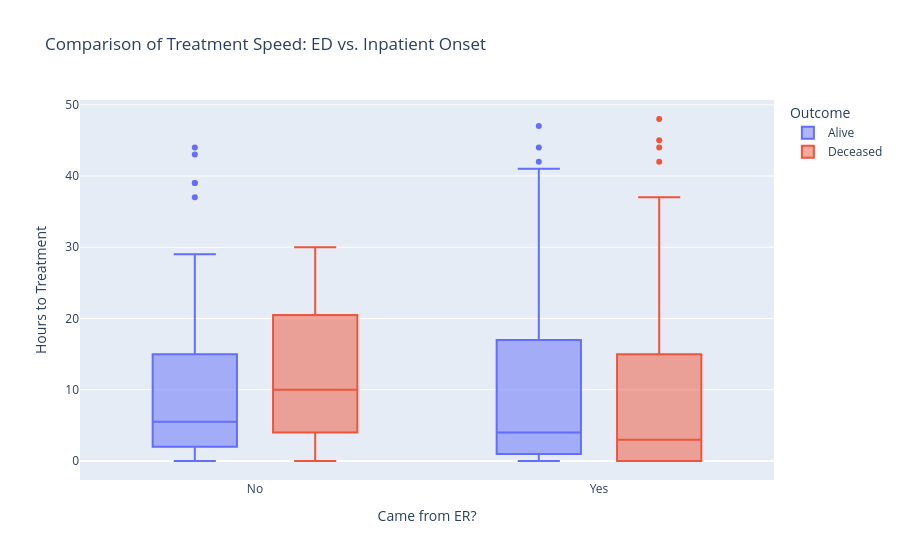

Notebook code for this chart:
### Code cell
fig_box = px.box(
    df_plot, 
    x="Admitted_From_ED", 
    y="Hours_to_Action", 
    color="Outcome",
    title="Comparison of Treatment Speed: ED vs. Inpatient Onset",
    labels={"Admitted_From_ED": "Came from ER?", "Hours_to_Action": "Hours to Treatment"},
    points="outliers" # Only show outliers as dots
)

fig_box.show()

### Figure 1 — Plotly figure (JSON) as saved in the notebook; plotly's stock layout.template omitted (floating-point values rounded to 4 significant figures; data arrays with more than 128 entries replaced by an {"elided": "..."} marker saying what was removed)
{"data": [{"alignmentgroup": "True", "boxpoints": "outliers", "hovertemplate": "Outcome=Alive<br>Came from ER?=%{x}<br>Hours to Treatment=%{y}<extra></extra>", "legendgroup": "Alive", "marker": {"color": "#636efa"}, "name": "Alive", "notched": false, "offsetgroup": "Alive", "orientation": "v", "showlegend": true, "type": "box", "x": {"elided": "171 str values"}, "x0": " ", "xaxis": "x", "y": {"elided": "171 int values"}, "y0": " ", "yaxis": "y"}, {"alignmentgroup": "True", "boxpoints": "outliers", "hovertemplate": "Outcome=Deceased<br>Came from ER?=%{x}<br>Hours to Treatment=%{y}<extra></extra>", "legendgroup": "Deceased", "marker": {"color": "#EF553B"}, "name": "Deceased", "notched": false, "offsetgroup": "Deceased", "orientation": "v", "showlegend": true, "type": "box", "x": ["No", "Yes", "No", "Yes", "No", "Yes", "Yes", "No", "No", "No", "No", "Yes", "No", "Yes", "Yes", "No", "No", "Yes", "Yes", "Yes", "No", "Yes", "No", "Yes", "Yes", "Yes", "No", "No", "Yes", "Yes", "Yes", "No", "Yes", "Yes", "No", "No", "Yes", "No", "Yes", "Yes", "Yes", "Yes", "No", "No", "Yes", "Yes", "Yes", "Yes", "Yes", "Yes", "Yes", "Yes", "Yes", "Yes", "No", "No", "No", "Yes", "Yes", "Yes", "Yes", "Yes", "Yes", "No", "No", "No", "No", "Yes", "No", "Yes", "Yes", "Yes", "No", "No", "No", "Yes", "Yes", "Yes", "Yes"], "x0": " ", "xaxis": "x", "y": [10, 0, 5, 0, 14, 37, 4, 0, 12, 30, 1, 2, 18, 2, 20, 23, 19, 2, 14, 0, 10, 22, 9, 0, 2, 26, 8, 10, 10, 1, 10, 4, 8, 2, 6, 0, 13, 12, 1, 0, 4, 0, 23, 29, 0, 0, 6, 44, 1, 0, 42, 22, 4, 0, 24, 4, 1, 7, 6, 0, 16, 2, 48, 21, 4, 4, 3, 0, 6, 6, 32, 0, 30, 21, 4, 2, 45, 1, 18], "y0": " ", "yaxis": "y"}], "layout": {"autosize": true, "boxmode": "group", "legend": {"title": {"text": "Outcome"}, "tracegroupgap": 0}, "title": {"text": "Comparison of Treatment Speed: ED vs. Inpatient Onset"}, "xaxis": {"anchor": "y", "autorange": true, "domain": [0, 1], "range": [-0.5063, 1.506], "title": {"text": "Came from ER?"}, "type": "category"}, "yaxis": {"anchor": "x", "autorange": true, "domain": [0, 1], "range": [-2.667, 50.67], "title": {"text": "Hours to Treatment"}, "type": "linear"}}}
